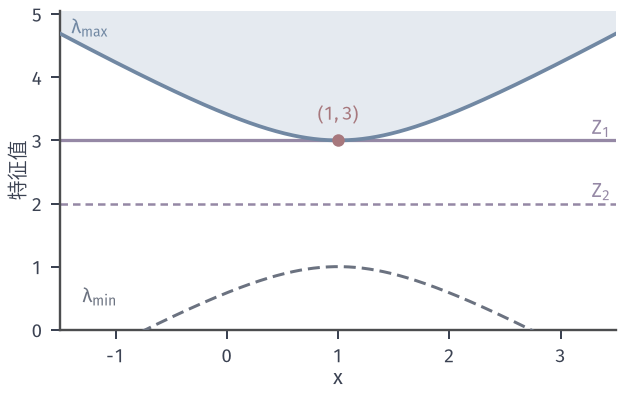

Reproduce this figure in Python.
from pathlib import Path
import sys
sys.path.insert(0, str(Path(__file__).resolve().parents[1]/"cone-common"))
from cone_fig import *
HERE = Path(__file__).resolve().parent
# B(x)=[[1+x,1],[1,3-x]]: eigenvalues 2 +- sqrt((1-x)^2+1); Z=(1/2)[[1,1],[1,1]] gives the flat bound 3.
fig, ax = figure(width_mm=88, height_mm=56)
x = np.linspace(-1.5, 3.5, 400)
e = np.array([np.linalg.eigvalsh(np.array([[1+s, 1], [1, 3-s]])) for s in x])
ax.fill_between(x, e[:, 1], 5.05, facecolor=BLUE_FILL, edgecolor='none', zorder=0)
ax.plot(x, e[:, 1], color=BLUE, lw=1.5, zorder=3); ax.plot(x, e[:, 0], color=MUTED, lw=1.2, ls=(0, (4, 2)), zorder=3)
ax.axhline(3, color=PURPLE, lw=1.3, zorder=2); ax.axhline(2, color=PURPLE, lw=1.0, ls=(0, (3, 2)), zorder=2)
dot(ax, (1, 3))
setup(ax, (-1.5, 3.5), (0, 5.05), [-1, 0, 1, 2, 3], [0, 1, 2, 3, 4, 5], xl='$x$', yl='特征值', equal=False)
ax.text(-1.4, 4.68, '$\\lambda_{\\max}$', color=BLUE, fontsize=8); ax.text(-1.3, .42, '$\\lambda_{\\min}$', color=MUTED, fontsize=8)
ax.text(3.45, 3.1, '$Z_1$', color=PURPLE, fontsize=8, ha='right'); ax.text(3.45, 2.1, '$Z_2$', color=PURPLE, fontsize=8, ha='right')
ax.text(1, 3.32, '$(1,3)$', color=RED, fontsize=7.5, ha='center')
save(fig, HERE, 'figure', {'t*': 3, 'x*': 1, 'Z1': [[.5, .5], [.5, .5]], 'Z2': [[.5, 0], [0, .5]]})
